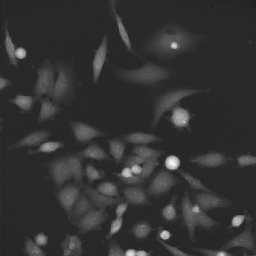
#> input picture data/qpi15.tif, 256 x 256 px, shrunk from 600 x 600 before the run
$ python run_example.py   (older library calls are emulated)
#> lines starting #> are read from the running program, lines starting #| are printed output that depends on the picture; after the words box and inside, x2 and y2 are one past the last pixel; in counts of white or black regions, pixels touching at a corner belong together
### example_python/IIT.py

from scipy.signal import convolve2d as conv2
from skimage.measure import label
from skimage.measure import regionprops
from scipy.ndimage import distance_transform_edt
from skimage.morphology import watershed
from skimage.morphology import h_minima
from skimage.morphology import binary_dilation

from utils.fspecial_log import fspecial_log
from utils.mass_filt import mass_filt
from utils.area_filt import area_filt
import numpy as np


def IIT(I,sigma,lambdaa,min_mass,h,T_bg,min_hole):
    I_bg=I


    conn=4
    gamma=2


    sig=sigma
    filter_size= 2*np.ceil(3*sig)+1
    hn=(sig**gamma)*fspecial_log(filter_size, sig)

    log_map=-conv2(I,hn, 'same','symm')


    I=I+lambdaa*log_map


    bin=I>T_bg


    bin = mass_filt(bin,I_bg+T_bg,min_mass,conn)
    bin = area_filt(bin==0,min_hole)==0


    L=label(bin)
    max_L=np.max(L);
    region_nums=np.arange(max_L)


    for T in np.arange(T_bg,np.max(I),0.03):

        bin=I>T

        bin = mass_filt(bin,I_bg+T_bg,min_mass,conn)

        s = regionprops(label(bin))
        centroids = np.array([c.centroid for c in s])

        centroids=np.round(centroids).astype(np.int)

        sz=I.shape

        centroids_bin=np.zeros(sz)
        if len(centroids.shape)>1:
            centroids_bin[centroids[:,0],centroids[:,1]]=1

        LL=label(bin)

        s = regionprops(L,centroids_bin)

        cents_num=np.array([c.mean_intensity*c.area for c in s])
        cents_num_tmp=np.zeros(cents_num.shape)
        cents_num_tmp[region_nums]=cents_num[region_nums]>1

        region_nums_tmp = np.argwhere(cents_num_tmp)[:,0]


        for region_num in region_nums_tmp:
            u=np.unique(LL[L==(region_num+1)])

            u=u[u>0]

            if len(u)>1:

                region_nums=np.delete(region_nums,np.argwhere(region_nums==region_num)[:,0])

                for k in u:

                    max_L=max_L+1

                    L[LL==k]=max_L

                    region_nums=np.append(region_nums,max_L-1)


    nucs=np.zeros(I.shape)
    for k in region_nums:
        nucs[L==(k+1)]=1
    D=distance_transform_edt(nucs)
    seeds=h_minima(-D, h)
    w=watershed(-D,label(seeds),watershed_line=True)
    nucs_tmp=(nucs>0)&(w>0)

    removed=nucs_tmp.astype(np.int)-mass_filt(nucs_tmp,I_bg+T_bg,min_mass,conn).astype(np.int)
    removed=binary_dilation(removed>0,np.ones((3,3),np.int))*nucs
    nucs=(nucs_tmp>0)|(removed>0)


    w=watershed(-I,label(nucs),watershed_line=True)>0
    bin=I_bg>T_bg
    bin = mass_filt(bin,I_bg+T_bg,min_mass,conn)
    bin = area_filt(bin==0,min_hole)==0
    segm=w*bin
    segm = mass_filt(segm,I_bg+T_bg,min_mass,conn)


    return segm

### example_python/utils/mass_filt.py
from skimage.measure import label
from skimage.measure import regionprops


def mass_filt(b,I,thresh,conn):

    L=label(b>0,connectivity=int(conn/4))


    p = regionprops(L,I)


    for i,pp in enumerate(p):

        mass=pp.area*pp.mean_intensity

        if mass<thresh:

            b[L==(i+1)]=0


    return b


### example_python/utils/area_filt.py
from skimage.measure import label
from skimage.measure import regionprops

def area_filt(b,thresh):

    L=label(b>0,connectivity=2)


    p = regionprops(L)


    for i,pp in enumerate(p):

        area=pp.area

        if area<thresh:

            b[L==(i+1)]=0


    return b

### example_python/utils/colorize_notouchingsamecolor.py
import numpy as np
from skimage.measure import label
from skimage.morphology import disk,dilation
from scipy.ndimage.morphology import binary_dilation

def colorize_notouchingsamecolor(BW,conn=1,alowed_num_of_colors=8,min_dist=15):


    L=label(BW,connectivity=conn)
    N=np.max(L)

    neigbours=[]
    for k in range(N):
        k=k+1

        cell=L==k

        cell_dilate=binary_dilation(cell,disk(min_dist)>0)

        tmp=np.unique(L[cell_dilate])
        tmp=tmp[(tmp!=0)&(tmp!=k)]

        neigbours.append(tmp-1)


    numcolors = np.inf
    all_is_not_done=1
    rounds=0


    maxxx=500
    for qqq in range(maxxx):

        all_is_not_done=0
        rounds=rounds+1

        I=np.random.permutation(N)

        colors=np.zeros(N);

        numcolors=1
        for k in I:

            idx = neigbours[k]

            neighborcolors = np.unique(colors[idx])

            # neighborcolors=neighborcolors[neighborcolors!=0]

            thiscolor = list(set(list(np.arange(alowed_num_of_colors))) - set(neighborcolors))

            if len(thiscolor) ==0 :
                all_is_not_done=1
                thiscolor=list(np.arange(alowed_num_of_colors))


            thiscolor = thiscolor[np.random.randint(len(thiscolor))]
            # thiscolor = thiscolor[0]
            colors[k] = thiscolor


        if ~all_is_not_done:
            break


        if qqq==(maxxx-1):
            raise NameError('colors not found')


    color_ind_img=np.zeros(L.shape,'uint8')

    for k in range(N):
        color_ind_img[L==k+1]=colors[k]+1

    return color_ind_img

### example_python/utils/visboundaries.py
import numpy as np
import matplotlib.pyplot as plt
import cv2


def visboundaries(img,color='r',linewidth=2):


    img=(img>0).astype(np.uint8)*255


    _,contours,_= cv2.findContours(img, cv2.RETR_TREE, cv2.CHAIN_APPROX_SIMPLE)

    for cnt in contours:

        tmp1=np.concatenate((cnt[:,0,0],cnt[[0],0,0]))
        tmp2=np.concatenate((cnt[:,0,1],cnt[[0],0,1]))

        plt.plot(tmp1,tmp2,color=color,linewidth=linewidth)

### example_python/utils/fspecial_log.py
import numpy as np


def fspecial_log(p2,p3):
    siz   = [(p2-1)/2,(p2-1)/2]
    std2   = p3**2

    x,y = np.meshgrid(np.arange(-siz[1],siz[1]+1),np.arange(-siz[0],siz[0]+1))
    arg   = -(x*x + y*y)/(2*std2)

    h     = np.exp(arg)
    h[h<np.finfo(np.float64).eps*np.max(h)] = 0

    sumh=np.sum(h)
    if sumh is not 0:
        h  = h/sumh

    h1 = h*(x*x + y*y - 2*std2)/(std2**2)
    h     = h1 - np.sum(h1)/p2**2

    return h

### example_python/run_example.py
import numpy as np
from skimage.io import imread
import matplotlib.pyplot as plt

from PIL import Image

from utils.visboundaries import visboundaries
from utils.colorize_notouchingsamecolor import colorize_notouchingsamecolor

from IIT import IIT


I=np.array(Image.open('../data/qpi15.tif'))
#> I is the input picture: shape (256, 256) float32; min -0.627, max 3.33, mean 0.173
GT=imread('../data/qpi15_maska.png')
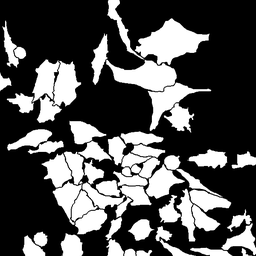
#> input picture data/qpi15_maska.png, 256 x 256 px, shrunk from 600 x 600 before the run
#> GT is the input picture: shape (256, 256); min 0, max 255, mean 82.5


I=I[99:,:]
#> I: shape (157, 256) float32
GT=GT[99:,:]
#> GT: shape (157, 256)


sigma=2.0376
lambdaa=8.118
min_mass=118.35
h=2.7024

T_bg=0.05
min_hole=60


segm=IIT(I,sigma,lambdaa,min_mass,h,T_bg,min_hole)
#> in IIT, `bin=I>T_bg`:
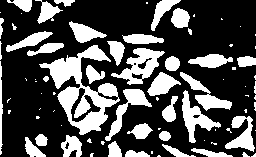
#> bin: shape (157, 256) bool; 30.9% white; 80 white regions (43 under 20 px)
#> in mass_filt, `L=label(b>0,connectivity=int(conn/4))`: L: shape (157, 256) int32; 92 distinct labels, from 0 to 91
#> in mass_filt, `p = regionprops(L,I)`: p = 91 regions; largest, box (x1, y1, x2, y2) and area: (39, 45, 120, 135) 2479, (111, 48, 165, 85) 841, (182, 90, 221, 143) 688, (105, 89, 152, 141) 619, (225, 116, 255, 152) 536
#> the loop in mass_filt, `for i,pp in enumerate(p): ` made 91 passes
#> mass on passes 1 to 12: 153.9, 2.12, 16.04, 161.4, 157.9, 0.285, 407.3, 0.0632, 0.251, 1.09, 7.21, 1.68
#> after the loop in mass_filt, `for i,pp in enumerate(p):`: b: shape (157, 256) bool; 27.9% white; 28 white regions
#> in area_filt, `L=label(b>0,connectivity=2)`: L: shape (157, 256) int32; 10 distinct labels, from 0 to 9
#> in area_filt, `p = regionprops(L)`: p = 9 regions; largest, box (x1, y1, x2, y2) and area: (0, 0, 256, 157) 28532, (71, 88, 101, 122) 316, (138, 58, 152, 69) 50, (69, 150, 77, 157) 37, (193, 115, 200, 118) 16
#> the loop in area_filt, `for i,pp in enumerate(p): ` made 9 passes
#> area on passes 1, 3, 5, 8: 28532, 50, 316, 37
#> after the loop in area_filt, `for i,pp in enumerate(p):`: b: shape (157, 256) bool; 71.8% white; 28 black regions, largest, box (x1, y1, x2, y2) and area: (39, 45, 120, 135) 2689, (111, 48, 165, 85) 895, (182, 90, 221, 143) 704
#> in IIT, `L=label(bin)`: L: shape (157, 256) int32; 29 distinct labels, from 0 to 28
#> in IIT, `max_L=np.max(L);`: max_L = 28
#> after the loop in IIT, `for T in np.arange(T_bg,np.max(I),0.03):`:
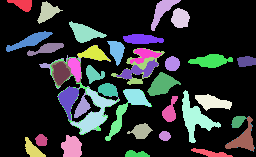
#> L: shape (157, 256) int32; 43 distinct labels, from 0 to 42; one colour per label, 0 black
#> after the loop in IIT, `for T in np.arange(T_bg,np.max(I),0.03):`: bin: shape (157, 256) bool; every value is 0
#> after the loop in IIT, `for T in np.arange(T_bg,np.max(I),0.03):`: centroids_bin: shape (157, 256) float64; every value is 0
#> after the loop in IIT, `for T in np.arange(T_bg,np.max(I),0.03):`: max_L = 42
#> after the loop in IIT, `for k in region_nums:`: nucs: shape (157, 256) float64; values 0 (black) and 1 (white), 25.4% white; 36 white regions, largest, box (x1, y1, x2, y2) and area: (182, 90, 221, 143) 704, (71, 88, 117, 134) 628, (147, 72, 181, 96) 435
#> in IIT, `w=watershed(-D,label(seeds),watershed_line=True)`: seeds: shape (157, 256); values 0 (black) and 1 (white), 0.25% white in thin lines or dots, all inside (x1, y1, x2, y2) = (23, 0, 246, 157)
#> in IIT, `removed=nucs_tmp.astype(np.int)-mass_filt(nucs_tmp,I_bg+T_bg,min_mass,..`: removed: shape (157, 256) int64; values 0 (black) and 1 (white), 1.9% white; 5 white regions, box (x1, y1, x2, y2) and area: (86, 88, 117, 109) 238, (162, 96, 178, 122) 209, (143, 59, 159, 78) 125, (191, 148, 216, 157) 119, (217, 152, 233, 157) 55
#> in IIT, `removed=nucs_tmp.astype(np.int)-mass_filt(nucs_tmp,I_bg+T_bg,min_mass,..`: nucs_tmp: shape (157, 256) bool; 23.4% white; 34 white regions, largest, box (x1, y1, x2, y2) and area: (182, 90, 221, 143) 704, (147, 72, 181, 96) 435, (69, 21, 107, 43) 405
#> in IIT, `removed=binary_dilation(removed>0,np.ones((3,3),np.int))*nucs`: removed: shape (157, 256) float64; values 0 (black) and 1 (white), 2% white; 4 white regions, box (x1, y1, x2, y2) and area: (86, 88, 117, 110) 241, (162, 96, 178, 122) 223, (191, 148, 233, 157) 178, (142, 59, 159, 78) 143
#> in IIT, `w=watershed(-I,label(nucs),watershed_line=True)>0`: w: shape (157, 256) bool; 95% white; black in thin lines or dots
#> in IIT, `bin=I_bg>T_bg`: bin: shape (157, 256) bool; 43.2% white; 22 white regions (12 under 20 px), largest, box (x1, y1, x2, y2) and area: (39, 21, 232, 157) 11285, (191, 110, 256, 157) 1048, (150, 0, 195, 34) 941
#> in IIT, `bin = mass_filt(bin,I_bg+T_bg,min_mass,conn)`: bin: shape (157, 256) bool; 43% white; 9 white regions
#> call 2 of area_filt, with thresh = 60
#> in area_filt (call 2), `L=label(b>0,connectivity=2)`:
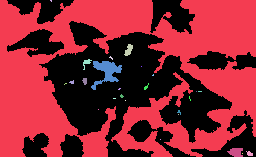
#> L: shape (157, 256) int32; 27 distinct labels, from 0 to 26; one colour per label, 0 black
#> in area_filt (call 2), `p = regionprops(L)`: p = 26 regions; largest, box (x1, y1, x2, y2) and area: (0, 0, 256, 157) 22158, (91, 61, 122, 90) 398, (227, 148, 243, 157) 107, (124, 44, 133, 56) 64, (83, 59, 92, 70) 39
#> the loop in area_filt (call 2), `for i,pp in enumerate(p): ` made 26 passes
#> area on passes 1, 3, 5, 6, 9, 24, 25: 22158, 64, 39, 398, 26, 107, 24
#> after the loop in area_filt (call 2), `for i,pp in enumerate(p):`: b: shape (157, 256) bool; 56.5% white; 9 black regions, largest, box (x1, y1, x2, y2) and area: (39, 21, 232, 157) 11428, (191, 110, 256, 157) 1072, (150, 0, 195, 34) 941
#> in IIT, `segm=w*bin`: segm: shape (157, 256) bool; 42% white; 12 white regions (2 under 20 px), largest, box (x1, y1, x2, y2) and area: (39, 21, 232, 157) 11005, (191, 110, 256, 157) 1049, (150, 0, 195, 34) 887
#> in IIT, `segm = mass_filt(segm,I_bg+T_bg,min_mass,conn)`: segm: shape (157, 256) bool; 41.2% white; 10 white regions, largest, box (x1, y1, x2, y2) and area: (39, 21, 232, 157) 10999, (191, 115, 256, 157) 1016, (150, 0, 192, 34) 848


colormap_cells=[[1,0,0],[0,1,0],[0,0,1],[0.8314,0.8314,0.0588],[1,0,1],[1,0.5,0],[0.00,1.00,1.00],[0.45,0.00,0.08]]


L=colorize_notouchingsamecolor(segm>0)
#> in colorize_notouchingsamecolor, `L=label(BW,connectivity=conn)`:
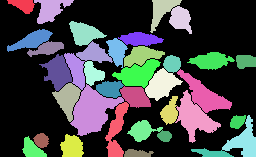
#> L: shape (157, 256) int32; 37 distinct labels, from 0 to 36; one colour per label, 0 black
#> in colorize_notouchingsamecolor, `N=np.max(L)`: N = 36
#> the loop in colorize_notouchingsamecolor, `for k in range(N):` made 36 passes
#> tmp on passes 1 to 12: [2], [1, 5, 6], [4, 7], [3], [2, 7, 8, 9, 10, 13], [2, 9], [3, 5, 8, 11, 17], [5, 7, 10, 11, 17, 18, 21], [5, 6, 10, 13, 14], [5, 8, 9, 11, 13, 14, 17, 18], [7, 8, 10, 15, 17, 19], [15, 16, 20]
#> after the loop in colorize_notouchingsamecolor, `for k in range(N):`:
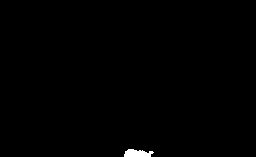
#> cell: shape (157, 256) bool; 0.45% white; 1 white region, box (x1, y1, x2, y2) and area: (124, 149, 154, 157) 179
#> after the loop in colorize_notouchingsamecolor, `for k in range(N):`: neigbours = 36 items, first 6: [1], [0, 4, 5], [3, 6], [2], [1, 6, 7, 8, 9, 12], [1, 8]
#> after the loop in colorize_notouchingsamecolor, `for qqq in range(maxxx):`: rounds = 1

plt.figure(figsize=(12,12))
plt.imshow(I)
for k,c in enumerate(colormap_cells):
    visboundaries(L==(k+1),color=c)
plt.show()
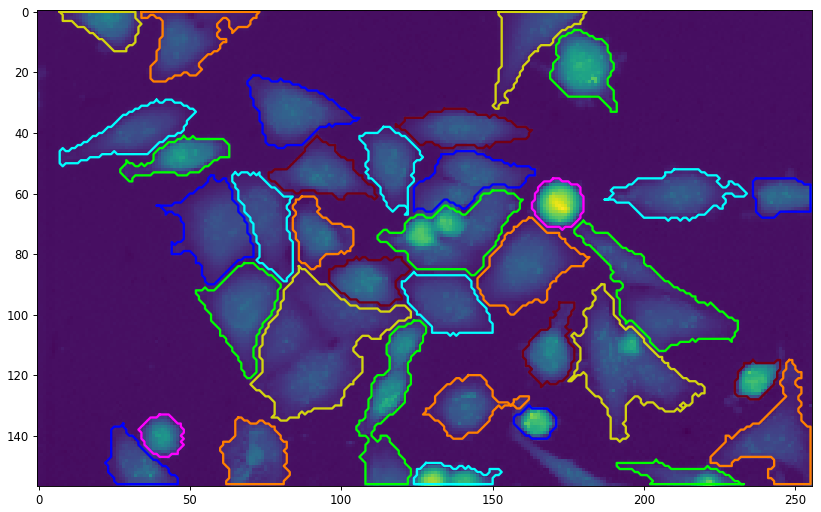
#> figure drawn by matplotlib, 1 panel
